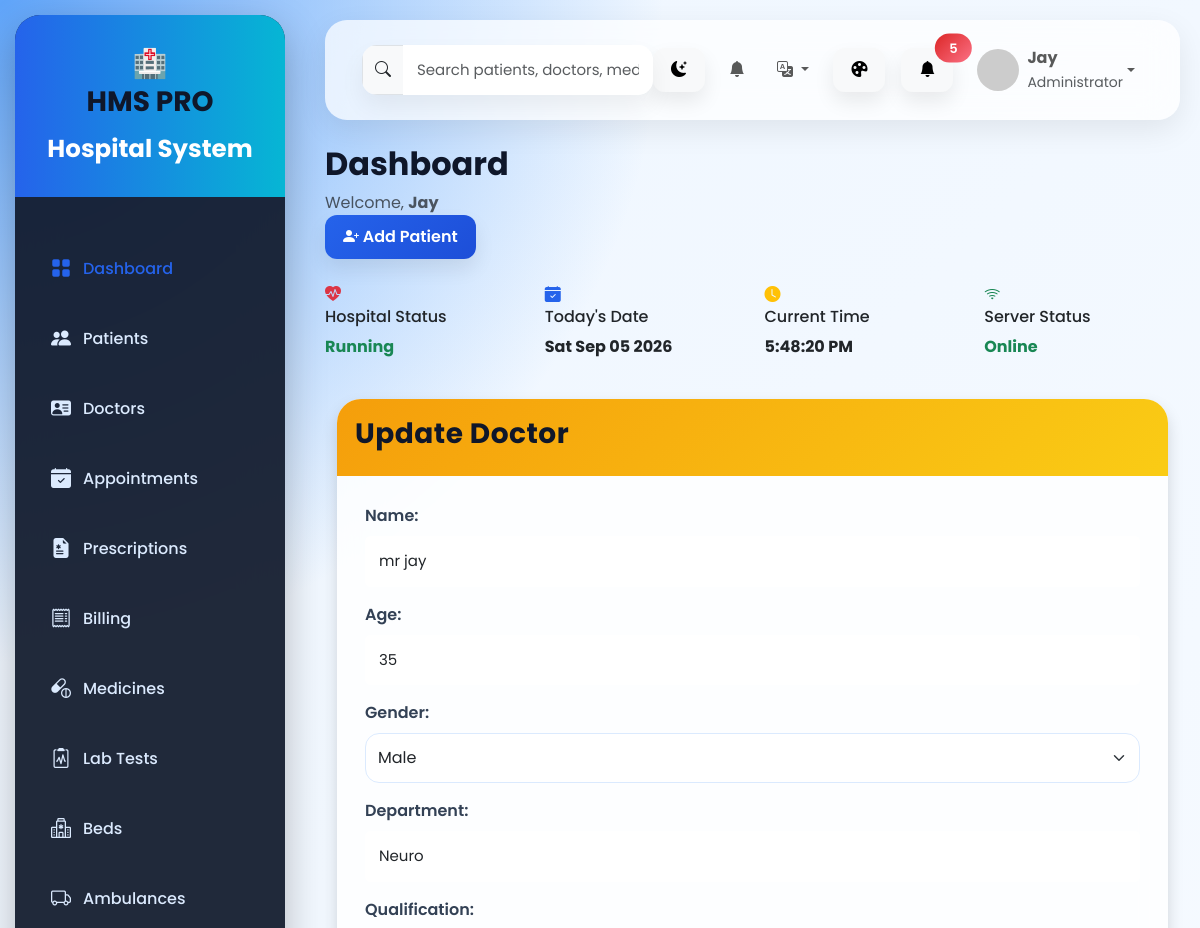
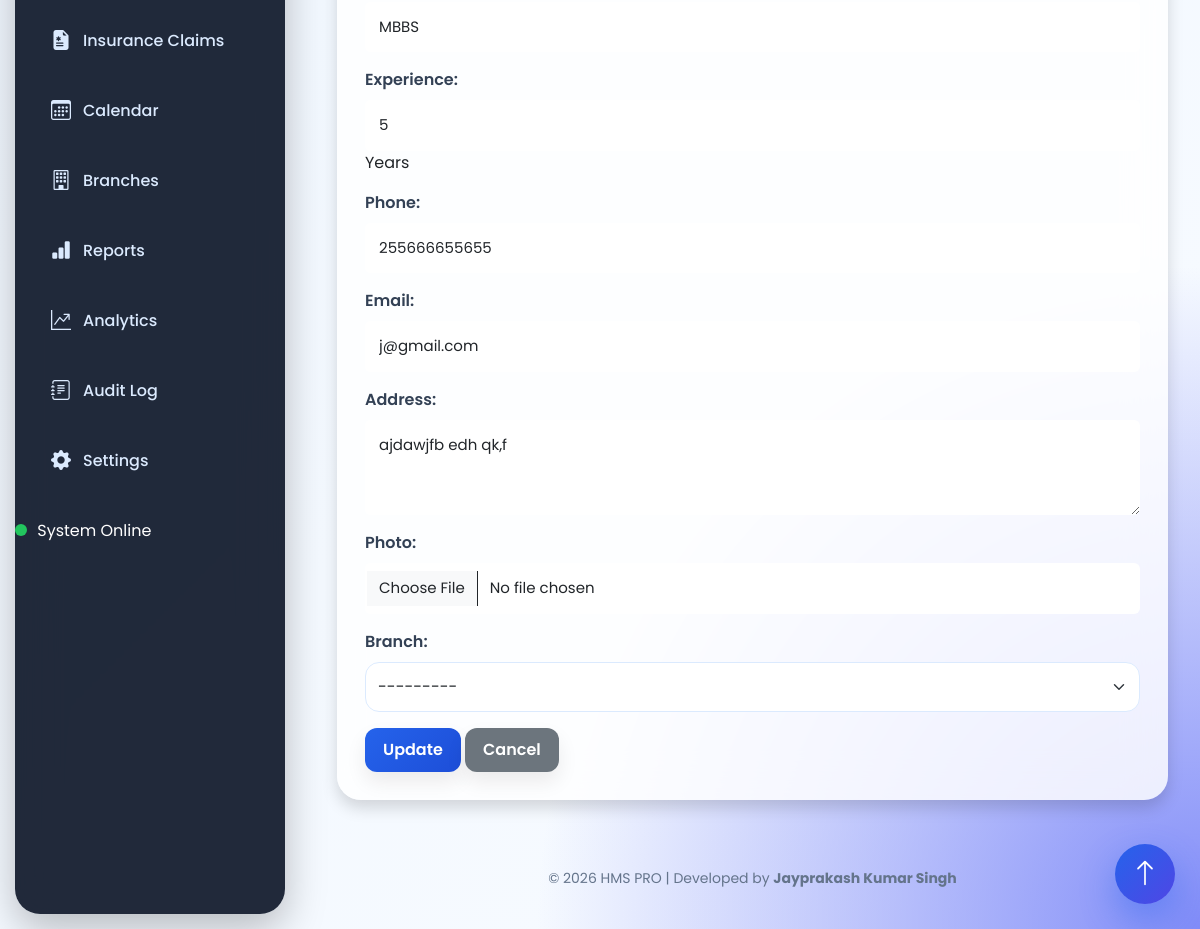
/doctors/update/1/ (signed in), run on the app's committed database (2 pictures, top to bottom).
### Hospital/models.py (models this page shows, shortened)
class Doctor(models.Model):
    doctor_id = models.CharField(
        max_length=10,
        unique=True,
        editable=False,
        blank=True
    )
    GENDER = (
        ('Male', 'Male'),
        ('Female', 'Female'),
        ('Other', 'Other'),
    )
    name = models.CharField(max_length=100)
    age = models.PositiveIntegerField()
    gender = models.CharField(max_length=10, choices=GENDER)
    department = models.CharField(max_length=100)
    qualification = models.CharField(max_length=150)
    experience = models.PositiveIntegerField(help_text="Years")
    phone = models.CharField(max_length=15)
    email = models.EmailField()
    address = models.TextField()
    photo = models.ImageField(
        upload_to="doctors/",
        blank=True,
        null=True,
        validators=[validate_file_size]
    )
    joining_date = models.DateField(auto_now_add=True)
    branch = models.ForeignKey(
        "Branch",
        on_delete=models.SET_NULL,
        null=True,
        blank=True,
        related_name="doctors"
    )

### Hospital/views.py (the view)
# urls.py: path("doctors/update/<int:id>/", views.update_doctor, name="update_doctor"),
@login_required
@permission_required("Hospital.change_doctor", raise_exception=True)
def update_doctor(request, id):
    doctor = get_object_or_404(
        Doctor,
        id=id
    )
    if request.method == "POST":
        form = DoctorForm(
            request.POST,
            request.FILES,
            instance=doctor
        )
        if form.is_valid():
            form.save()
            return redirect("doctor_list")
    else:
        form = DoctorForm(
            instance=doctor
        )
    return render(
        request,
        "Hospital/update_doctor.html",
        {
            "form": form
        }
    )

### Hospital/templates/Hospital/update_doctor.html (shortened to what this page needs)
{% extends 'Hospital/base.html' %}
{% block content %}
<div class="container mt-4">
<div class="card shadow">
<div class="card-header bg-warning">
<h3>Update Doctor</h3>
</div>
<div class="card-body">
<form method="POST" enctype="multipart/form-data">
{{ form.as_p }}
<button class="btn btn-primary">
Update
</button>
<a href="{% url 'doctor_list' %}"
class="btn btn-secondary">
Cancel
</a>
</form>
</div>
</div>
</div>
{% endblock %}

### Hospital/templates/Hospital/base.html (shortened to what this page needs)
{% load static %}
{% load i18n %}
<!DOCTYPE html>
<html lang="{{ LANGUAGE_CODE }}">
<head>
    <link href="https://cdn.jsdelivr.net/npm/bootstrap@5.3.3/dist/css/bootstrap.min.css"
          rel="stylesheet">
    <link href="https://cdn.jsdelivr.net/npm/bootstrap-icons@1.11.3/font/bootstrap-icons.css"
          rel="stylesheet">
    <link rel="stylesheet"
          href="{% static 'css/style.css' %}">
</head>
<body>
<div class="wrapper">
<aside class="sidebar">
    <div class="logo">
        <div class="logo-icon">
            🏥
        </div>
        <div>
            <h3>HMS PRO</h3>
            <small>Hospital System</small>
        </div>
    </div>
    <ul class="nav flex-column mt-4">
        <li class="nav-item">
            <a href="{% url 'dashboard' %}" class="nav-link active">
                <i class="bi bi-grid-fill"></i>
                <span>{% trans "Dashboard" %}</span>
            </a>
        </li>
        {% if perms.Hospital.view_patient %}
        <li class="nav-item">
            <a href="{% url 'view_patient' %}" class="nav-link">
                <i class="bi bi-people-fill"></i>
                <span>{% trans "Patients" %}</span>
            </a>
        </li>
        {% endif %}
        {% if perms.Hospital.view_doctor %}
        <li class="nav-item">
            <a href="{% url 'doctor_list' %}" class="nav-link">
                <i class="bi bi-person-vcard-fill"></i>
                <span>{% trans "Doctors" %}</span>
            </a>
        </li>
        {% endif %}
        {% if perms.Hospital.view_appointment %}
        <li class="nav-item">
            <a href="{% url 'appointment_list' %}" class="nav-link">
                <i class="bi bi-calendar-check-fill"></i>
                <span>{% trans "Appointments" %}</span>
            </a>
        </li>
        <li class="nav-item">
            <a href="{% url 'prescription_list' %}" class="nav-link">
            <i class="bi bi-file-earmark-medical-fill"></i>
            <span>{% trans "Prescriptions" %}</span>
        </a>
    </li>
        {% endif %}
        {% if perms.Hospital.view_bill %}
        <li class="nav-item">
            <a href="{% url 'bill_list' %}" class="nav-link">
                <i class="bi bi-receipt"></i>
                <span>{% trans "Billing" %}</span>
            </a>
        </li>
        {% endif %}
        {% if perms.Hospital.view_medicine %}
        <li class="nav-item">
            <a href="{% url 'medicine_list' %}" class="nav-link">
                <i class="bi bi-capsule-pill"></i>
                <span>{% trans "Medicines" %}</span>
            </a>
        </li>
        {% endif %}
        {% if perms.Hospital.view_labtest %}
        <li class="nav-item">
            <a href="{% url 'lab_test_list' %}" class="nav-link">
                <i class="bi bi-clipboard2-pulse"></i>
                <span>{% trans "Lab Tests" %}</span>
            </a>
        </li>
        {% endif %}
        {% if perms.Hospital.view_bed %}
        <li class="nav-item">
            <a href="{% url 'bed_list' %}" class="nav-link">
                <i class="bi bi-hospital"></i>
                <span>{% trans "Beds" %}</span>
            </a>
        </li>
        {% endif %}
        {% if perms.Hospital.view_ambulance %}
        <li class="nav-item">
            <a href="{% url 'ambulance_list' %}" class="nav-link">
                <i class="bi bi-truck"></i>
                <span>{% trans "Ambulances" %}</span>
            </a>
        </li>
        {% endif %}
        {% if perms.Hospital.view_insuranceclaim %}
        <li class="nav-item">
            <a href="{% url 'insurance_claim_list' %}" class="nav-link">
                <i class="bi bi-file-earmark-medical-fill"></i>
                <span>{% trans "Insurance Claims" %}</span>
            </a>
        </li>
        {% endif %}
        {% if perms.Hospital.view_appointment %}
        <li class="nav-item">
            <a href="{% url 'doctor_calendar' %}" class="nav-link">
                <i class="bi bi-calendar3"></i>
                <span>{% trans "Calendar" %}</span>
            </a>
        </li>
        {% endif %}
        {% if request.user.is_superuser %}
        <li class="nav-item">
            <a href="{% url 'branch_list' %}" class="nav-link">
                <i class="bi bi-building"></i>
                <span>{% trans "Branches" %}</span>
            </a>
        </li>
        {% endif %}
        {% if request.user.is_superuser %}
        <li class="nav-item">
            <a href="{% url 'reports' %}" class="nav-link">
                <i class="bi bi-bar-chart-fill"></i>
                <span>{% trans "Reports" %}</span>
            </a>
        </li>
        {% endif %}
        {% if request.user.is_superuser %}
        <li class="nav-item">
            <a href="{% url 'hospital_analytics' %}" class="nav-link">
                <i class="bi bi-graph-up-arrow"></i>
                <span>{% trans "Analytics" %}</span>
            </a>
        </li>
        {% endif %}
        {% if request.user.is_superuser %}
        <li class="nav-item">
            <a href="{% url 'audit_log_list' %}" class="nav-link">
                <i class="bi bi-journal-text"></i>
                <span>{% trans "Audit Log" %}</span>
            </a>
        </li>
        {% endif %}
        {% if request.user.is_superuser %}
        <li class="nav-item">
            <a href="{% url 'settings' %}" class="nav-link">
                <i class="bi bi-gear-fill"></i>
                <span>{% trans "Settings" %}</span>
            </a>
        </li>
        {% endif %}
    </ul>
    <div class="sidebar-footer">
        <div class="status-online"></div>
        <span>
            System Online
        </span>
    </div>
</aside>
<div class="main">
<nav class="navbar navbar-expand-lg">
    <div class="container-fluid">
        <form class="search-box" method="GET" action="{% url 'global_search' %}">
            <div class="input-group">
                <span class="input-group-text">
                    <i class="bi bi-search"></i>
                </span>
                <input
                    type="text"
                    name="q"
                    class="form-control"
                    placeholder="Search patients, doctors, medicines...">
            </div>
        </form>
        <ul class="navbar-nav ms-auto align-items-center">
            <li class="nav-item me-3">
                <button class="btn btn-light"
                        onclick="toggleDarkMode()">
                    <i class="bi bi-moon-stars-fill"></i>
                </button>
            </li>
            <li class="nav-item dropdown me-3">
                <a class="nav-link position-relative" href="#" data-bs-toggle="dropdown" id="notifBellToggle">
                    <i class="bi bi-bell-fill"></i>
                </a>
            </li>
            <li class="nav-item dropdown me-3">
                <a class="nav-link dropdown-toggle" href="#" data-bs-toggle="dropdown">
                    <i class="bi bi-translate"></i>
                </a>
                    {% get_current_language as CURRENT_LANGUAGE %}
                    {% get_available_languages as AVAILABLE_LANGUAGES %}
            </li>
            <li class="nav-item me-3">
                <button class="btn btn-light" data-bs-toggle="offcanvas" data-bs-target="#themeCustomizer">
                    <i class="bi bi-palette-fill"></i>
                </button>
            </li>
            <li class="nav-item me-3">
                <button class="btn btn-light position-relative">
                    <i class="bi bi-bell-fill"></i>
                    <span class="position-absolute top-0 start-100 translate-middle badge rounded-pill bg-danger">
                        5
                    </span>
                </button>
            </li>
            <li class="nav-item dropdown">
                <a class="nav-link dropdown-toggle d-flex align-items-center"
                   href="#"
                   role="button"
                   data-bs-toggle="dropdown">
                    <img src="https://ui-avatars.com/api/?name={{ request.user.username }}&background=2563eb&color=fff"
                         class="rounded-circle me-2"
                         width="42"
                         height="42">
                    <div class="text-start">
                        <strong>
                            {% if request.user.is_authenticated %}
                                {{ request.user.username }}
                            {% else %}
                                Guest
                            {% endif %}
                        </strong>
                        <br>
                        <small class="text-muted">
                            {% if request.user.groups.first %}
                                {{ request.user.groups.first.name }}
                            {% elif request.user.is_superuser %}
                                Administrator
                            {% else %}
                                User
                            {% endif %}
                        </small>
                    </div>
                </a>
            </li>
        </ul>
    </div>
</nav>
<div class="page-header mb-4">
    <div>
        <h2 class="fw-bold">
            {% block page_title %}
            Dashboard
            {% endblock %}
        </h2>
        <p class="text-muted mb-0">
            Welcome,
            <strong>{{ request.user.username }}</strong>
        </p>
    </div>
    <div>
        {% if perms.Hospital.add_patient %}
        <a href="{% url 'add_patient' %}"
           class="btn btn-primary">
            <i class="bi bi-person-plus-fill"></i>
            Add Patient
        </a>
        {% elif perms.Hospital.add_appointment %}
        <a href="{% url 'add_appointment' %}"
           class="btn btn-primary">
            <i class="bi bi-calendar-plus-fill"></i>
            New Appointment
        </a>
        {% elif perms.Hospital.add_medicine %}
        <a href="{% url 'add_medicine' %}"
           class="btn btn-primary">
            <i class="bi bi-capsule-pill"></i>
            Add Medicine
        </a>
        {% else %}
        <button class="btn btn-secondary" disabled>
            <i class="bi bi-lock-fill"></i>
            No Quick Action
        </button>
        {% endif %}
    </div>
</div>
<div class="row mb-4">
    <div class="col-lg-3 col-md-6 mb-3">
        <div class="mini-card">
            <i class="bi bi-heart-pulse-fill text-danger"></i>
            <div>
                <h6>Hospital Status</h6>
                <strong class="text-success">
                    Running
                </strong>
            </div>
        </div>
    </div>
    <div class="col-lg-3 col-md-6 mb-3">
        <div class="mini-card">
            <i class="bi bi-calendar-check-fill text-primary"></i>
            <div>
                <h6>Today's Date</h6>
                <strong id="todayDate"></strong>
            </div>
        </div>
    </div>
    <div class="col-lg-3 col-md-6 mb-3">
        <div class="mini-card">
            <i class="bi bi-clock-fill text-warning"></i>
            <div>
                <h6>Current Time</h6>
                <strong id="clock"></strong>
            </div>
        </div>
    </div>
    <div class="col-lg-3 col-md-6 mb-3">
        <div class="mini-card">
            <i class="bi bi-wifi text-success"></i>
            <div>
                <h6>Server Status</h6>
                <strong class="text-success">
                    Online
                </strong>
            </div>
        </div>
    </div>
</div>
<div class="content-wrapper">
    {% block content %}
    {% endblock %}
</div>
<footer class="footer mt-5">
    <div class="text-center">
        © 2026 HMS PRO |
        Developed by
        <strong>Jayprakash Kumar Singh</strong>
    </div>
</footer>
<div class="floating-btn" title="Back to Top">
    <i class="bi bi-arrow-up"></i>
</div>
</div>
</div>
</body>
</html>

### data on the page
Doctor: name "mr jay", age "35", gender "Male", department "Neuro", qualification "MBBS", experience "5", phone "255666655655", email "j@gmail.com", address "ajdawjfb edh qk,f", branch "---------"

### other printed values
{{ request.user.username }} "Jay"
